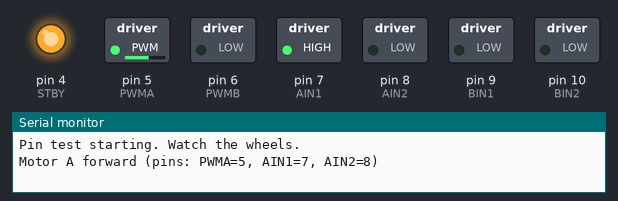
A sketch run on a simulated Arduino Uno, built with avr-gcc and run on an emulated ATmega328P. Shown: switched loads named in the sketch (green lamp = pin HIGH), output pins drawn as LEDs (lit = HIGH), the last lines printed to the serial monitor.

Above: at 0.1 s.
At 1.1 s:
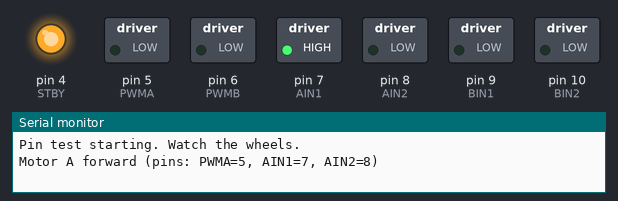
At 8.6 s:
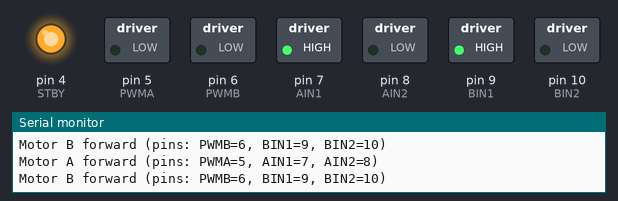
At 18.1 s:
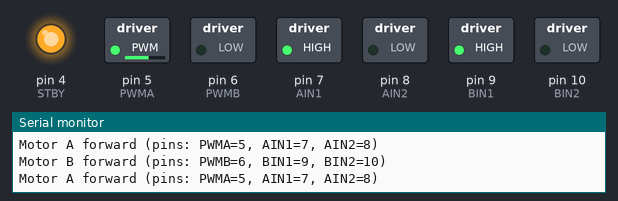
At 37.6 s:
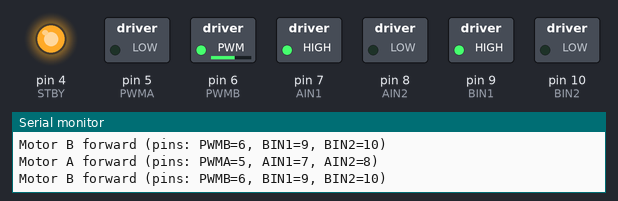
Timing chart, 0 to 40.0 s (numbered marks = the images above):
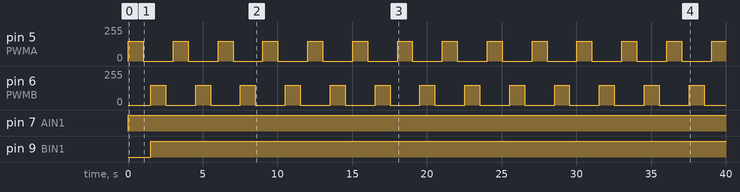

Measured:
- by itself, pin 5 (PWMA), pin 6 (PWMB): alternates 150/255 for 1.0 s and 0/255 for 2.0 s
- by itself, pin 7 (AIN1): LOW → HIGH at 0.02 s
- by itself, pin 9 (BIN1): LOW → HIGH at 1.5 s

The sketch:

Pin_Test.ino
```cpp
/*
  ============================================================
  Pin Test — figure out your TB6612FNG wiring
  ============================================================
  Only use this if you're not sure the pin numbers in
  Arduino_Motor_Executor.ino match your shield.

  Flash this sketch by itself (not at the same time as the
  motor executor sketch). It spins "Motor A" forward for 1
  second, pauses, then spins "Motor B" forward for 1 second,
  on repeat. Watch which physical wheel actually moves and
  when, then match that to the correct AIN/BIN/PWM/STBY pins
  printed in the Serial Monitor (9600 baud).

  If NEITHER wheel moves, the most common cause is STBY not
  being wired/set HIGH — double check that pin first.
  ============================================================
*/

const int PWMA = 5, AIN1 = 7, AIN2 = 8;
const int PWMB = 6, BIN1 = 9, BIN2 = 10;
const int STBY = 4;

void setup() {
  Serial.begin(9600);
  pinMode(PWMA, OUTPUT); pinMode(AIN1, OUTPUT); pinMode(AIN2, OUTPUT);
  pinMode(PWMB, OUTPUT); pinMode(BIN1, OUTPUT); pinMode(BIN2, OUTPUT);
  pinMode(STBY, OUTPUT);
  digitalWrite(STBY, HIGH);
  Serial.println("Pin test starting. Watch the wheels.");
}

void loop() {
  Serial.println("Motor A forward (pins: PWMA=5, AIN1=7, AIN2=8)");
  digitalWrite(AIN1, HIGH);
  digitalWrite(AIN2, LOW);
  analogWrite(PWMA, 150);
  delay(1000);
  analogWrite(PWMA, 0);
  delay(500);

  Serial.println("Motor B forward (pins: PWMB=6, BIN1=9, BIN2=10)");
  digitalWrite(BIN1, HIGH);
  digitalWrite(BIN2, LOW);
  analogWrite(PWMB, 150);
  delay(1000);
  analogWrite(PWMB, 0);
  delay(500);
}
```
